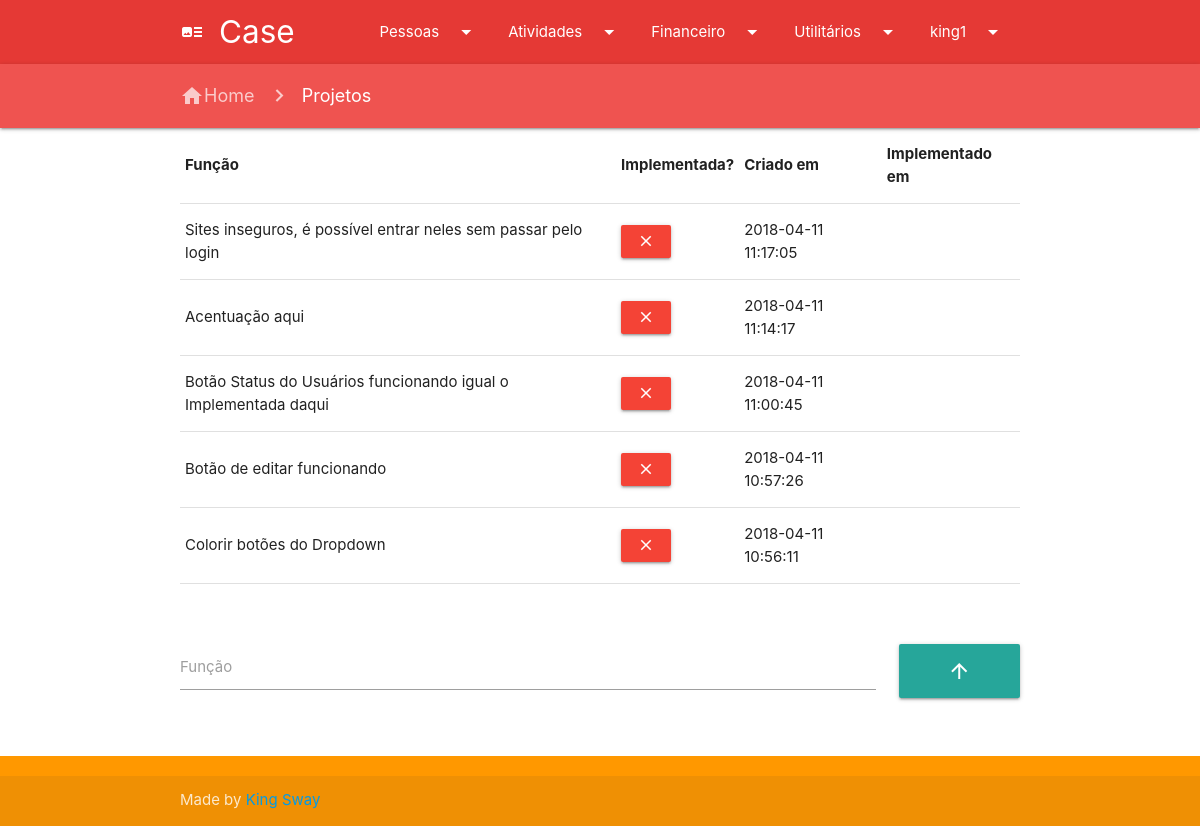
Screenshot of /projeto.php (signed in) with the database file from the repository.
### tables this page shows
CREATE TABLE `tbprojetos` (
  `id` int(255) NOT NULL,
  `funcao` varchar(255) NOT NULL,
  `implementada` int(1) NOT NULL DEFAULT '0',
  `criadoem` timestamp NULL DEFAULT CURRENT_TIMESTAMP,
  `implementadaem` date DEFAULT NULL
);

### projeto.php (the view, shortened to what this page needs)
<!DOCTYPE html>
<html>
  <head>
    <link href="css/materialize.css" type="text/css" rel="stylesheet" media="screen,projection"/>
    <link href="css/style.css" type="text/css" rel="stylesheet" media="screen,projection"/>
  </head>
  <body>
		<?php require_once ("padroes/navigation.php"); ?>
    <nav class="red lighten-1" role="navigation">
      <div class="nav-wrapper container">
        <a href="index.php" class="breadcrumb"><i class="material-icons">home</i>Home</a>
        <a class="breadcrumb">Projetos</a>
      </div>
    </nav>
    <div class="container">
      <form method="POST" action="#" class="col s12">
    <table cellpadding="1">
      <tr class="hoverable">
        <th>Função</th>
        <th>Implementada?</th>
        <th>Criado em</th>
        <th>Implementado em</th>
      </tr>
      <?php
        $db = mysqli_connect('localhost', 'root', '', 'dbregistro');
        $query = "SELECT id, funcao, implementada, criadoem, implementadaem FROM tbprojetos ORDER BY criadoem DESC";
        $result = mysqli_query($db, $query);
        while ($user = mysqli_fetch_assoc($result)){ ?>
        <tr class="hoverable">
          <td><?php echo $user['funcao']?></td>
          <?php
          if ($user['implementada'] == 0) { echo '<td><Button name="btnImplementado" value="'.$user['id'].'" class="btn-small red"><i class="material-icons">clear</i></Button></td>';}
          ?>
          <td><?php echo $user['criadoem']?></td>
          <td><?php echo $user['implementadaem']?></td>
        </tr>
      <?php
      }
      ?>
    </table>
    </form>
    <br>
    <br>
    <form method="POST" action="#" class="col s12">
      <div class="row">
        <div class="input-field col s10">
          <input type="text" name="txtFuncao">
          <label>Função</label>
        </div>
        <div class="input-field col s2">
          <button name="btnProjeto" class="btn-large" style="width: 100%"><i class="material-icons">arrow_upward</i></button>
        </div>
      </div>
    </form>
    </div>
<br>
    <?php require_once("padroes/footer.php") ?>
</body>
</html>

### rows the page displays
tbprojetos: funcao "Sites inseguros, é possível entrar neles sem passar pelo login", $user['id'] 5 (drawn), criadoem "2018-04-11 11:17:05"
tbprojetos: funcao "Acentuação aqui", $user['id'] 4 (drawn), criadoem "2018-04-11 11:14:17"
tbprojetos: funcao "Botão Status do Usuários funcionando igual o Implementada daqui", $user['id'] 3 (drawn), criadoem "2018-04-11 11:00:45"
tbprojetos: funcao "Botão de editar funcionando", $user['id'] 2 (drawn), criadoem "2018-04-11 10:57:26"
tbprojetos: funcao "Colorir botões do Dropdown", $user['id'] 1 (drawn), criadoem "2018-04-11 10:56:11"

### other values shown
$_SESSION['usuario'] "king1"
